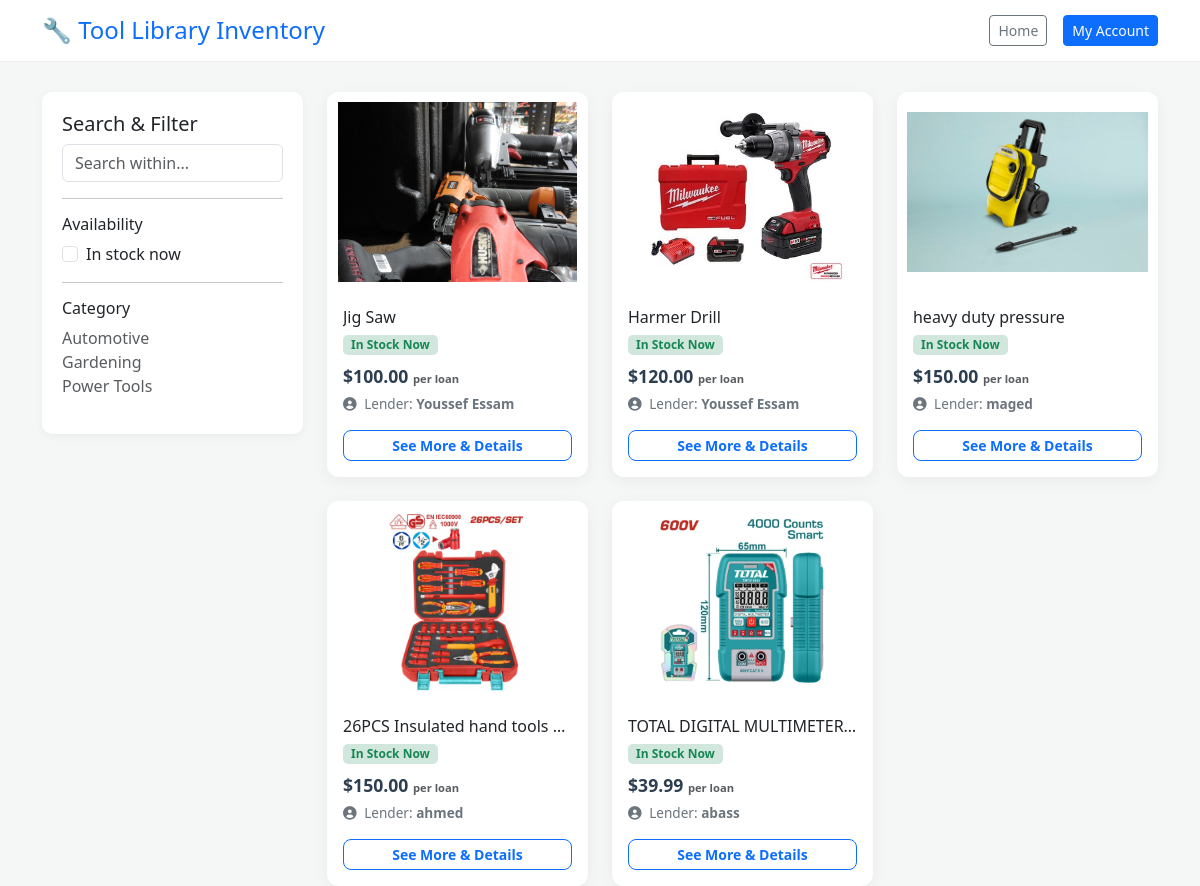
Page /public/search_tool.php on the committed database.
### tables this page shows
CREATE TABLE `tools` (
  `tool_id` int(11) NOT NULL,
  `owner_id` int(11) NOT NULL,
  `tool_name` varchar(100) NOT NULL,
  `category` varchar(50) DEFAULT NULL,
  `description` text DEFAULT NULL,
  `price_per_day` decimal(10,2) NOT NULL,
  `availability_status` enum('pending','available','maintenance','rejected') DEFAULT 'pending',
  `created_at` timestamp NOT NULL DEFAULT current_timestamp(),
  `photo` varchar(255) DEFAULT NULL,
  `price_per_hour` decimal(10,2) DEFAULT 0.00,
  `price_per_week` decimal(10,2) DEFAULT 0.00,
  `deposit_amount` decimal(10,2) DEFAULT 0.00
);

CREATE TABLE `users` (
  `user_id` int(11) NOT NULL,
  `full_name` varchar(100) NOT NULL,
  `email` varchar(100) NOT NULL,
  `password` varchar(255) NOT NULL,
  `phone` varchar(20) DEFAULT NULL,
  `address` varchar(255) DEFAULT NULL,
  `role` enum('member','librarian','admin') DEFAULT 'member',
  `membership_type` enum('normal','pro') DEFAULT 'normal',
  `status` enum('approved','pending','rejected') DEFAULT 'pending',
  `created_at` timestamp NOT NULL DEFAULT current_timestamp(),
  `trust_score` decimal(3,2) DEFAULT 5.00
);

### public/search_tool.php (the view, shortened to what this page needs)
<?php
$db = new Database();
$conn = $db->connect();
$sql = "SELECT tools.*, users.full_name as lender_name
        FROM tools
        JOIN users ON tools.owner_id = users.user_id
        WHERE tools.availability_status = 'available'";
$result = $conn->query($sql);
?>
<!DOCTYPE html>
<html lang="en">
<head>
    <link href="https://cdn.jsdelivr.net/npm/bootstrap@5.3.3/dist/css/bootstrap.min.css" rel="stylesheet">
    <link rel="stylesheet" href="https://cdnjs.cloudflare.com/ajax/libs/font-awesome/6.0.0/all.min.css">
</head>
<body>
<header class="search-header">
    <div class="container d-flex justify-content-between align-items-center">
        <h4 class="mb-0 text-primary">🔧 Tool Library Inventory</h4>
        <div class="d-flex gap-3">
            <a href="index.php" class="btn btn-sm btn-outline-secondary">Home</a>
            <a href="dashboard.php" class="btn btn-sm btn-primary">My Account</a>
        </div>
    </div>
</header>
<div class="container">
    <div class="row">
        <aside class="col-md-3">
            <div class="sidebar mb-4">
                <h5>Search & Filter</h5>
                <input type="text" class="form-control mb-3" placeholder="Search within...">
                <hr>
                <h6>Availability</h6>
                <div class="form-check">
                    <input class="form-check-input" type="checkbox" id="stock">
                    <label class="form-check-label" for="stock">In stock now</label>
                </div>
                <hr>
                <h6>Category</h6>
                <ul class="list-unstyled">
                    <li><a href="#" class="text-decoration-none text-muted">Automotive</a></li>
                    <li><a href="#" class="text-decoration-none text-muted">Gardening</a></li>
                    <li><a href="#" class="text-decoration-none text-muted">Power Tools</a></li>
                </ul>
            </div>
        </aside>
        <main class="col-md-9">
            <div class="row g-4">
                <?php if ($result->num_rows > 0): ?>
                    <?php while($row = $result->fetch_assoc()): ?>
                        <div class="col-md-4">
                            <div class="card tool-card h-100">
                                <div class="tool-img-container">
                                    <?php
                                        $image = !empty($row['photo']) ? "".$row['photo'] : "https://via.placeholder.com/200?text=No+Image";
                                        ?>
                                    <img src="<?php echo $image; ?>" class="tool-img" alt="Tool Image">
                                </div>
                                <div class="card-body">
                                    <h6 class="card-title text-truncate mb-1"><?php echo htmlspecialchars($row['tool_name']); ?></h6>
                                    <span class="badge bg-success-subtle text-success status-badge mb-2">In Stock Now</span>
                                    <div class="price-text mb-1">$<?php echo number_format($row['price_per_day'], 2); ?> <span class="small text-muted" style="font-size: 0.7rem;">per loan</span></div>
                                    <div class="lender-name mb-3">
                                        <i class="fa fa-user-circle me-1"></i> Lender: <strong><?php echo htmlspecialchars($row['lender_name']); ?></strong>
                                    </div>
                                    <a href="tool_details.php?id=<?php echo $row['tool_id']; ?>" class="btn btn-outline-primary btn-sm w-100 btn-see-more">
                                        See More & Details
                                    </a>
                                </div>
                            </div>
                        </div>
                    <?php endwhile; ?>
                <?php endif; ?>
            </div>
        </main>
    </div>
</div>
</body>
</html>

### public/search_tool.php (style rules this page uses)
body { background-color: #f4f7f6; font-family: 'Segoe UI', Tahoma, Geneva, Verdana, sans-serif; }
.sidebar { background: white; border-radius: 10px; padding: 20px; box-shadow: 0 2px 10px rgba(0,0,0,0.05); }
.tool-card { border: none; border-radius: 12px; transition: 0.3s ease; background: white; overflow: hidden; box-shadow: 0 4px 15px rgba(0,0,0,0.05); }
.tool-img-container { height: 200px; display: flex; align-items: center; justify-content: center; background: #fff; padding: 10px; }
.tool-img { max-height: 100%; max-width: 100%; object-fit: contain; }
.status-badge { font-size: 0.75rem; padding: 4px 8px; border-radius: 5px; }
.price-text { color: #2c3e50; font-weight: bold; font-size: 1.1rem; }
.lender-name { font-size: 0.85rem; color: #6c757d; }
.btn-see-more { border-radius: 8px; font-weight: 600; }
.search-header { background: white; padding: 15px 0; border-bottom: 1px solid #eee; margin-bottom: 30px; }

### rows in the picture
tools: photo (picture), tool_name "Jig Saw", price_per_day "100.00", owner.full_name "Youssef Essam"
tools: photo (picture), tool_name "Harmer Drill", price_per_day "120.00", owner.full_name "Youssef Essam"
tools: photo (picture), tool_name "heavy duty pressure", price_per_day "150.00", owner.full_name "maged"
tools: photo (picture), tool_name "26PCS Insulated hand tools…", price_per_day "150.00", owner.full_name "ahmed"
tools: photo (picture), tool_name "TOTAL DIGITAL MULTIMETER…", price_per_day "39.99", owner.full_name "abass"
